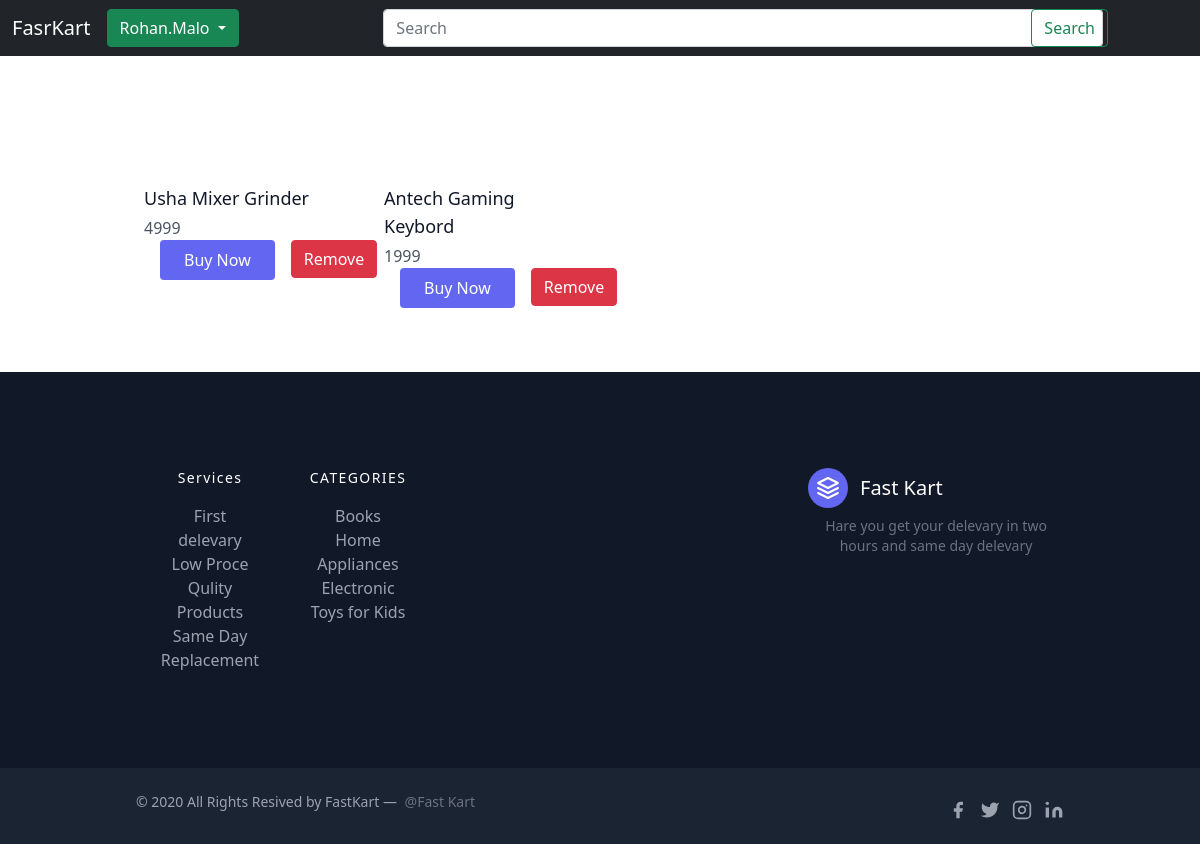
The page /cart/ (signed in) on the database its author committed.
### core/models.py (models this page shows, shortened)
class Cart(models.Model):
    originalId = models.IntegerField(null=False)
    product_name = models.CharField(max_length=30)
    price = models.IntegerField(default='0')
    belongsTo = models.ForeignKey(User, on_delete=models.CASCADE)

### core/views.py (the view)
# urls.py: path('cart/', views.cart, name="cart"),
def cart(request):
    if request.user.is_authenticated:
        cartProd = Cart.objects.filter(belongsTo = request.user)
        params = {"prod": cartProd}
        return render(request, "core/cart.html", params)
    else:
        return render(request, "core/cart.html")

### templates/core/cart.html (shortened to what this page needs)
{% extends 'core/base.html' %}
{% load static %}
{% block css %}
<link rel="stylesheet" href="{% static 'css/search.css' %}"> {% endblock css %}
{% block body %}
<section class="text-gray-600 body-font">
   <div class="container px-5 py-24 mx-auto">
      <div class="flex flex-wrap -m-4">
         {% for prod in prod %}
         <div class="lg:w-1/4 md:w-1/2 p-4 w-full">
            <div class="mt-4">
               <h2 class="text-gray-900 title-font text-lg font-medium">{{prod.product_name}}</h2>
               <p class="mt-1">{{prod.price}}</p>
            </div>
            <div class="prod_oporations" style="display: flex;justify-content: flex-end;position: absolute;">
               <a href="/belling/{{prod.originalId}}">
                  <button
                  class="flex ml-auto text-white bg-indigo-500 border-0 py-2 px-6 focus:outline-none hover:bg-indigo-600 rounded mx-3">Buy
                  Now</button>
              </a>
              <a href="/delectCart/{{prod.originalId}}"><button class="btn btn-danger">Remove</button></a>
            </div>
         </div>
         {% endfor %}
      </div>
   </div>
</section>
{% endblock body %}

### templates/core/base.html (shortened to what this page needs)
{% load static %}
<!doctype html>
<html lang="en">
<head>
  <link href="https://cdn.jsdelivr.net/npm/bootstrap@5.0.2/dist/css/bootstrap.min.css" rel="stylesheet"
>
  <link href="https://unpkg.com/tailwindcss@^2/dist/tailwind.min.css" rel="stylesheet">
  <link rel="stylesheet" href="{% static 'css/home.css' %}">
  {% block css %}{% endblock css %}
</head>
<body>
  <nav class="navbar navbar-expand-lg navbar-dark bg-dark">
    <div class="container-fluid">
      <a class="navbar-brand" href="/">FasrKart</a>
      <div class="collapse navbar-collapse" id="navbarSupportedContent">
        <ul class="navbar-nav me-auto mb-2 mb-lg-0">
          {% if user.is_authenticated %}
          <li>
            <div class="dropdown">
              <button class="btn btn-success dropdown-toggle" type="button" id="dropdownMenu2"
                data-bs-toggle="dropdown" aria-expanded="false">
                {{user|title}}
              </button>
            </div>
          </li>
          {% endif %}
        </ul>
        <form class="d-flex" action="/search" method="GET">
          <input class="form-control me-2" type="search" name="quary" placeholder="Search" aria-label="Search"
            id="input">
          <button class="btn btn-outline-success" type="submit" id="serchbtn">Search</button>
        </form>
      </div>
    </div>
  </nav>
  {% block body %} {% endblock body %}
  <footer class="text-gray-400 bg-gray-900 body-font">
    <div
      class="container px-5 py-24 mx-auto flex md:items-center lg:items-start md:flex-row md:flex-nowrap flex-wrap flex-col">
      <div class="w-64 flex-shrink-0 md:mx-0 mx-auto text-center md:text-left md:mt-0 mt-10">
        <a class="flex title-font font-medium items-center md:justify-start justify-center text-white">
          <svg xmlns="http://www.w3.org/2000/svg" fill="none" stroke="currentColor" stroke-linecap="round"
            stroke-linejoin="round" stroke-width="2" class="w-10 h-10 text-white p-2 bg-indigo-500 rounded-full"
            viewBox="0 0 24 24">
            <path d="M12 2L2 7l10 5 10-5-10-5zM2 17l10 5 10-5M2 12l10 5 10-5"></path>
          </svg>
          <span class="ml-3 text-xl">Fast Kart</span>
        </a>
        <p class="mt-2 text-sm text-gray-500">Hare you get your delevary in two hours and same day delevary</p>
      </div>
      <div class="flex-grow flex flex-wrap md:pr-20 -mb-10 md:text-left text-center order-first">
        <div class="lg:w-1/4 md:w-1/2 w-full px-4">
          <h2 class="title-font font-medium text-white tracking-widest text-sm mb-3">Services</h2>
          <nav class="list-none mb-10">
            <li>
              <a class="text-gray-400 hover:text-white">First delevary</a>
            </li>
            <li>
              <a class="text-gray-400 hover:text-white">Low Proce</a>
            </li>
            <li>
              <a class="text-gray-400 hover:text-white">Qulity Products</a>
            </li>
            <li>
              <a class="text-gray-400 hover:text-white">Same Day Replacement</a>
            </li>
          </nav>
        </div>
        <div class="lg:w-1/4 md:w-1/2 w-full px-4">
          <h2 class="title-font font-medium text-white tracking-widest text-sm mb-3">CATEGORIES</h2>
          <nav class="list-none mb-10">
            <li>
              <a class="text-gray-400 hover:text-white">Books</a>
            </li>
            <li>
              <a class="text-gray-400 hover:text-white">Home Appliances</a>
            </li>
            <li>
              <a class="text-gray-400 hover:text-white">Electronic</a>
            </li>
            <li>
              <a class="text-gray-400 hover:text-white">Toys for Kids</a>
            </li>
          </nav>
        </div>
      </div>
    </div>
    <div class="bg-gray-800 bg-opacity-75">
      <div class="container mx-auto py-4 px-5 flex flex-wrap flex-col sm:flex-row">
        <p class="text-gray-400 text-sm text-center sm:text-left">© 2020 All Rights Resived by FastKart —
          <a href="https://twitter.com/knyttneve" class="text-gray-500 ml-1" rel="noopener noreferrer"
            target="_blank">@Fast Kart</a>
        </p>
        <span class="inline-flex sm:ml-auto sm:mt-0 mt-2 justify-center sm:justify-start">
          <a class="text-gray-400">
            <svg fill="currentColor" stroke-linecap="round" stroke-linejoin="round" stroke-width="2" class="w-5 h-5"
              viewBox="0 0 24 24">
              <path d="M18 2h-3a5 5 0 00-5 5v3H7v4h3v8h4v-8h3l1-4h-4V7a1 1 0 011-1h3z"></path>
            </svg>
          </a>
          <a class="ml-3 text-gray-400">
            <svg fill="currentColor" stroke-linecap="round" stroke-linejoin="round" stroke-width="2" class="w-5 h-5"
              viewBox="0 0 24 24">
              <path
                d="M23 3a10.9 10.9 0 01-3.14 1.53 4.48 4.48 0 00-7.86 3v1A10.66 10.66 0 013 4s-4 9 5 13a11.64 11.64 0 01-7 2c9 5 20 0 20-11.5a4.5 4.5 0 00-.08-.83A7.72 7.72 0 0023 3z">
              </path>
            </svg>
          </a>
          <a class="ml-3 text-gray-400">
            <svg fill="none" stroke="currentColor" stroke-linecap="round" stroke-linejoin="round" stroke-width="2"
              class="w-5 h-5" viewBox="0 0 24 24">
              <rect width="20" height="20" x="2" y="2" rx="5" ry="5"></rect>
              <path d="M16 11.37A4 4 0 1112.63 8 4 4 0 0116 11.37zm1.5-4.87h.01"></path>
            </svg>
          </a>
          <a class="ml-3 text-gray-400">
            <svg fill="currentColor" stroke="currentColor" stroke-linecap="round" stroke-linejoin="round"
              stroke-width="0" class="w-5 h-5" viewBox="0 0 24 24">
              <path stroke="none"
                d="M16 8a6 6 0 016 6v7h-4v-7a2 2 0 00-2-2 2 2 0 00-2 2v7h-4v-7a6 6 0 016-6zM2 9h4v12H2z"></path>
              <circle cx="4" cy="4" r="2" stroke="none"></circle>
            </svg>
          </a>
        </span>
      </div>
    </div>
  </footer>
</body>
</html>

### static/css/home.css (style rules this page uses)
* { margin: 0; padding: 0; box-sizing: border-box; }
nav #input { width: 45rem; }
nav #serchbtn { position: relative; right: 5rem; }

### static/css/search.css (style rules this page uses)
* { margin: 0; padding: 0; box-sizing: border-box; }

### rows shown on the page
Cart: product_name "Usha Mixer Grinder", price "4999"
Cart: product_name "Antech Gaming Keybord", price "1999"

### other values the page prints
{{ user|title }} "Rohan.Malo"
